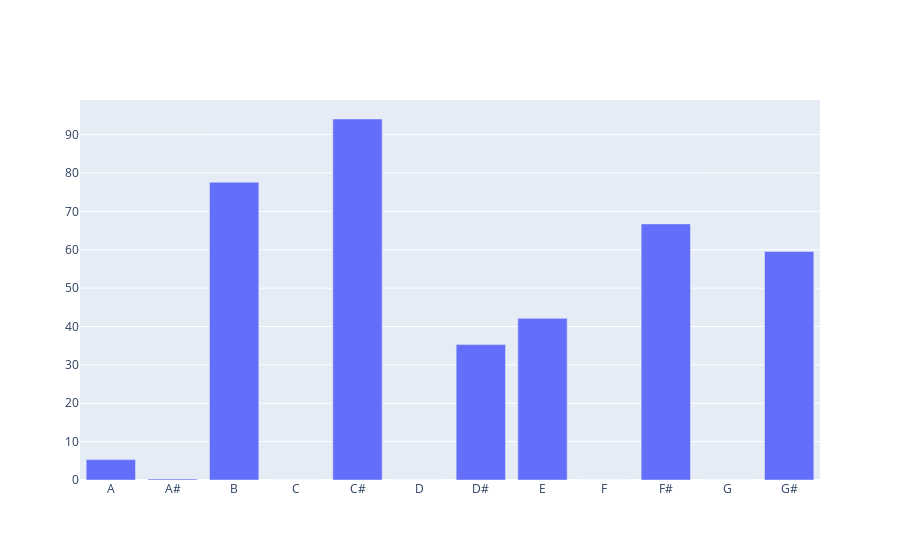

Here is the notebook cell this chart was saved with:
### Code cell
import plotly.graph_objects as go # vocal.
fig = go.Figure(data=go.Bar(x=["A","A#","B","C","C#","D","D#","E","F","F#","G","G#"], 
                            y=[
5.31
,
0.28
,
77.59
,
0.00
,
94.07
,
0.00
,
35.29
,
42.12
,
0.00
,
66.74
,
0.00
,
59.57
]))
fig.show()

### Figure 1 — Plotly figure (JSON) as saved in the notebook; plotly's stock layout.template omitted (floating-point values rounded to 4 significant figures)
{"data": [{"type": "bar", "x": ["A", "A#", "B", "C", "C#", "D", "D#", "E", "F", "F#", "G", "G#"], "y": [5.31, 0.28, 77.59, 0, 94.07, 0, 35.29, 42.12, 0, 66.74, 0, 59.57]}], "layout": {}}
